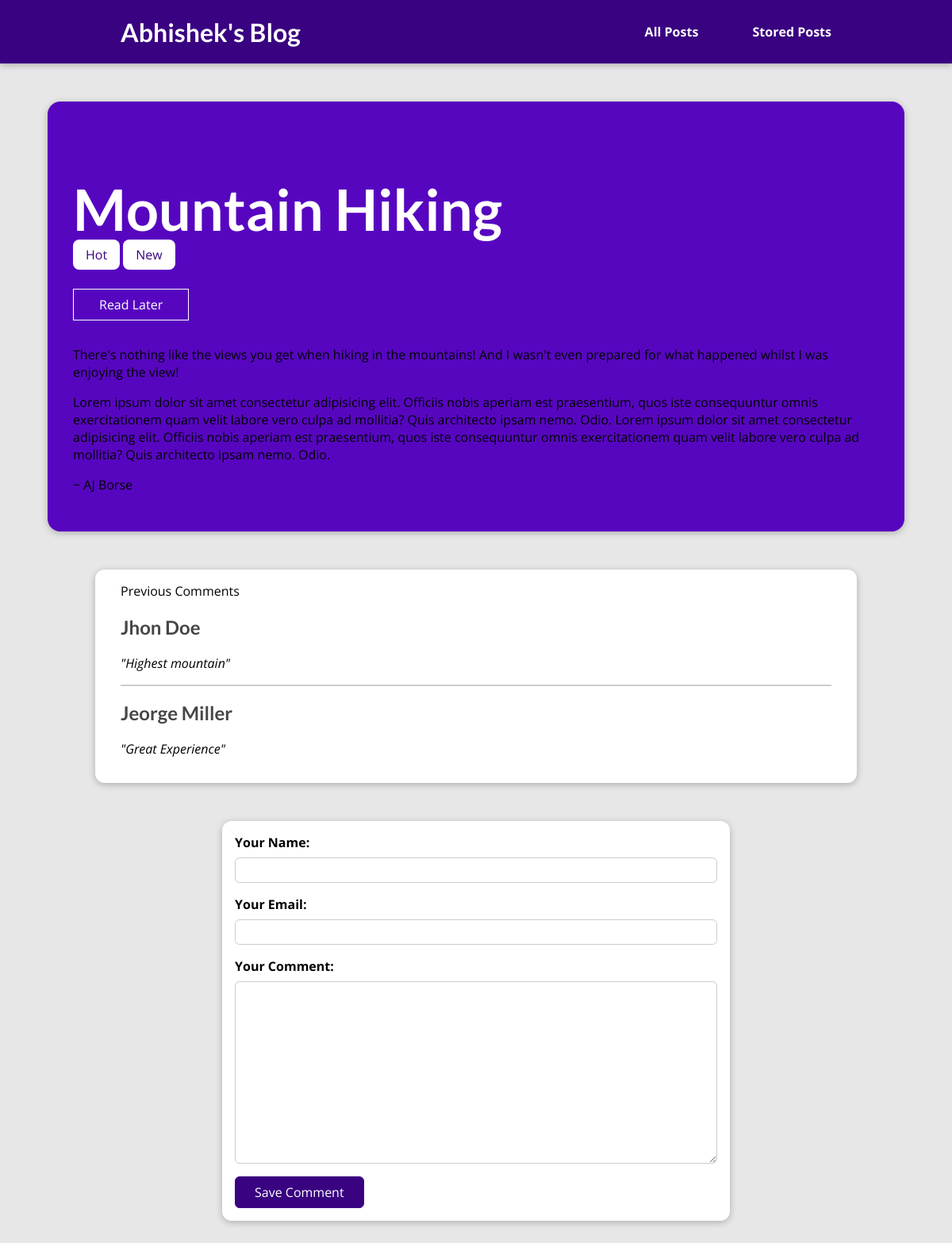
The app's page /posts/mountain-hiking with its own data.
### blogs/models.py (models this page shows, shortened)
class Post(models.Model):
    title = models.CharField(max_length=50)
    excerpt = models.CharField(max_length=200)
    image_name = models.ImageField(upload_to="images" , null=True)
    date = models.DateField(auto_now=True)
    slug = models.SlugField(unique=True , db_index=True)
    content = models.TextField(validators=[MinLengthValidator(10)])
    author = models.ForeignKey(Author , on_delete=models.SET_NULL ,related_name="posts" , null=True)
    tags = models.ManyToManyField(Tag)

class Tag(models.Model):
    caption = models.CharField(max_length=20)

class Author(models.Model):
    first_name = models.CharField(max_length=100)
    last_name = models.CharField(max_length=100)
    email = models.EmailField()
    def full_name(self):
        return f"{self.first_name} {self.last_name}"
    def __str__(self):
        return self.full_name()

class Comment(models.Model):
    user_name = models.CharField(max_length=100)
    user_email = models.EmailField()
    text = models.TextField(max_length=500)
    post = models.ForeignKey(Post , on_delete=models.CASCADE , related_name="comments")

### blogs/views.py (the view, shortened to what this page needs)
# urls.py: path("posts/<slug:slug>" , views.PostDetails.as_view()  , name="post-details-page"),
class PostDetails(View):
    def is_stored_post(self, request , post_id):
        stored_posts = request.session.get("stored_posts")
        if stored_posts is not None:
            is_saved_for_later = post_id in stored_posts
        else:
            is_saved_for_later = False
        return is_saved_for_later
    def get(self , request , slug):
        try:
            post = Post.objects.get(slug = slug)
            response = render(request, "blogs/post_details.html",{
                "post" : post,
                "tags" : post.tags.all(),
                "comment_form" : CommentForm(),
                "comments" : post.comments.all().order_by("-id"),
                "saved_for_later" : self.is_stored_post(request , post.id)
            })
            return HttpResponse(response)
        except:
            raise Http404("File not found")

### blogs/forms.py
class CommentForm(forms.ModelForm):
    class Meta:
        model = Comment
        exclude = ["post"]
        labels = {
            "user_name" : "Your Name",
            "user_email" : "Your Email",
            "text" : "Your Comment",
        }

### blogs/templates/blogs/post_details.html (shortened to what this page needs)
{% extends "base.html" %}
{% load static %}
{% block css_style %}
<link rel="stylesheet" href="{% static 'blogs/post_details.css' %}">
{% endblock %}
{% block content %}
<section id="summary">
    <h2>{{ post.title}}</h2>
    {% for tag in tags %}
       <span class="tag">{{tag.caption}}</span>
    {% endfor %}
    <div>
    <form method="POST" action="{% url 'read-later-page' %}" id="read-later">
        <button>
            {% if saved_for_later %}
                Remove from ReadLater
            {% else %}
                Read Later
            {% endif %}
        </button>
    </form>
    </div>
     <p>{{ post.excerpt }}<p>
     <p>{{ post.content}}</p>
     <p>~ {{ post.author }}</p>
</section>
<section id="comments">
    <ul>
        Previous Comments
        {% for comment in comments %}
            <li>
                <h2>{{comment.user_name}}</h2>
                <p><i>"{{comment.text}}"</i></p>
            </li>
        {% endfor %}
    </ul>
</section>
<div>
    <form id="comment-form" method="POST" action="{% url 'post-details-page' post.slug %}">
        {% for form_field in comment_form %}
            <div class="form-control">
                {{ form_field.label_tag}}
                {{ form_field }}
            </div>
        {% endfor %}
        <button id="comment-btn">Save Comment</button>
    </form>
</div>
{% endblock %}

### static/base.css (style rules this page uses)
* { box-sizing: border-box; }
html { font-family: 'Open Sans', 'Lato', sans-serif; }
body { margin: 0; }
h1, h2, h3 { font-family: 'Lato', sans-serif; font-weight: bold; }

### blogs/static/blogs/post_details.css (style rules this page uses)
body { background-color: #e7e7e7; }
#summary { margin: 8rem auto 3rem auto; padding: 2rem; width: 90%; max-width: 90rem; border-radius: 16px; background-color: #5706c0; position: relative; box-shadow: 0 2px 8px rgba(0, 0, 0, 0.25); height: fit-content; }
#summary h2 { color: white; font-size: 4.5rem; margin-bottom: 0.25rem; }
#read-later { margin: 2rem 0; }
#read-later button { background-color: transparent; border: 1px solid white; padding: 0.5rem 2rem; font: inherit; color: white; cursor: pointer; }
.tag { background-color: white; color: #390281; padding: 0.5rem 1rem; border-radius: 8px; }
#comment-form { margin: 3rem auto; width: 90%; max-width: 40rem; border-radius: 12px; background-color: white; box-shadow: 0 2px 8px rgba(0, 0, 0, 0.25); padding: 1rem; }
#comment-form button { font: inherit; background-color: #390281; color: white; border: 1px solid #390281; padding: 0.5rem 1.5rem; border-radius: 6px; cursor: pointer; }
.form-control { margin-bottom: 1rem; }
.form-control label { font-weight: bold; margin-bottom: 0.5rem; display: block; }
.form-control input, .form-control textarea { display: block; width: 100%; font: inherit; padding: 0.25rem; border-radius: 6px; border: 1px solid #ccc; }
#comments { margin: 3rem auto; width: 90%; max-width: 60rem; border-radius: 12px; background-color: white; box-shadow: 0 2px 8px rgba(0, 0, 0, 0.25); padding: 1rem 2rem; }
#comments ul { list-style: none; margin: 0; padding: 0; }
#comments li { margin-bottom: 1rem; border-bottom: 2px solid #ccc; }
#comments li:last-of-type { border-bottom: none; }
#comments h2 { color: #464646; }

### records on screen
Post: title "Mountain Hiking", excerpt "There's nothing like the views you get when hiking in the mountains! And I wasn't even prepared for what happened whilst I was enjoying the view!", content "Lorem ipsum dolor sit amet consectetur adipisicing elit. Officiis nobis aperiam est praesentium, quos iste consequuntur omnis exercitationem quam velit labore vero culpa ad mollitia? Quis architecto ipsam nemo. Odio. Lorem ipsum dolor sit amet consectetur adipisicing elit. Officiis nobis aperiam est praesentium, quos iste consequuntur omnis exercitationem quam velit labore vero culpa ad mollitia? Quis architecto ipsam nemo. Odio.", author "AJ Borse"
Tag: caption "Hot"
Tag: caption "New"
Comment: user_name "Jhon Doe", text "Highest mountain"
Comment: user_name "Jeorge Miller", text "Great Experience"
